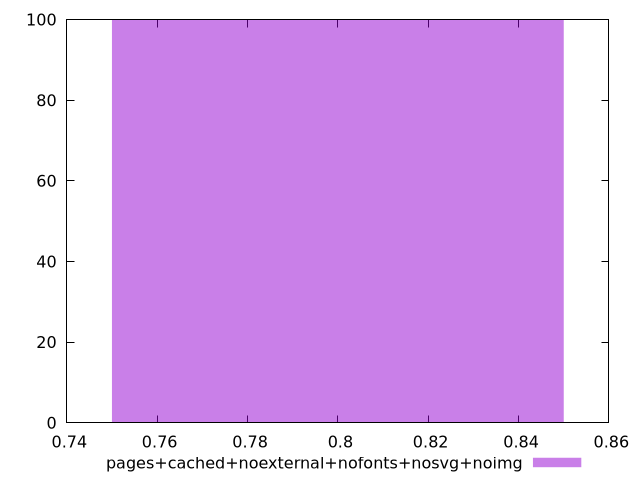

Generate this figure with gnuplot:
$_pagesCachedNoexternalNofontsNosvgNoimg <<EOF
0.8 100
EOF
set key outside below
set terminal pngcairo
set output "report_00005_2020-11-02T22-26-11.212Z/uses-text-compression/pages+cached+noexternal+nofonts+nosvg+noimg//hist.png"
set yrange [0:100]
set boxwidth 0.1
set style fill transparent solid 0.5 noborder
plot $_pagesCachedNoexternalNofontsNosvgNoimg title "pages+cached+noexternal+nofonts+nosvg+noimg" with boxes ,
